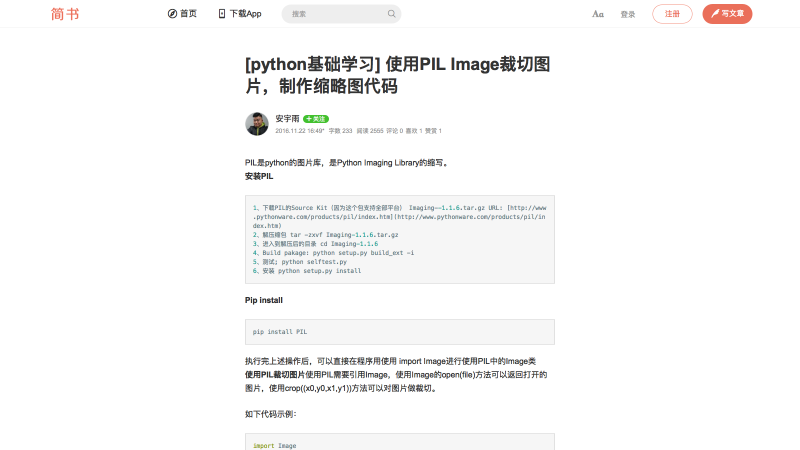
#> input picture data/test.png, 1600 x 900 px (shown at 1/2 size)
$ python window_extract.py
#> lines starting #> are read from the running program, lines starting #| are printed output that depends on the picture
# -*- coding:utf-8 -*-
import os
from PIL import Image
import numpy as np
import time

mu_x = 800
sigma_x = 134.63975
mu_y = 450
sigma_y = 61.00864

origsize_x = 1600
origsize_y = 900
cropsize_x = 160
cropsize_y = 160


def Gaussian_Sample():
    while True:
        np.random.seed(time.time().__int__())
        x = np.random.normal(mu_x, sigma_x)
        y = np.random.normal(mu_y, sigma_y)

        # 超出边界重新采样
        if x - cropsize_x / 2 < 0 or x + cropsize_x / 2 > origsize_x:
            continue
        if y - cropsize_y / 2 < 0 or y + cropsize_y / 2 > origsize_y:
            continue
        return x, y


def window_extract(ori_img):
    x, y = Gaussian_Sample()
    x0 = x - cropsize_x / 2
    x1 = x + cropsize_x / 2
    y0 = y - cropsize_y / 2
    y1 = y + cropsize_y / 2
    new_img = ori_img.crop((x0, y0, x1, y1))
    return new_img


def main():
    img = Image.open('test.png')
#> img is the input picture: PIL image 1600x900 RGBA; mean R, G, B, A 248.8, 248.6, 248.5, 255
    img = window_extract(img)
#> in window_extract, `new_img = ori_img.crop((x0, y0, x1, y1))`:
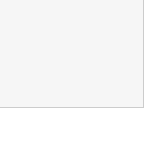
#> new_img: PIL image 160x160 RGBA; mean R, G, B, A 249.1, 249.1, 249.1, 255
    img.show()


if __name__ == '__main__':
    main()
